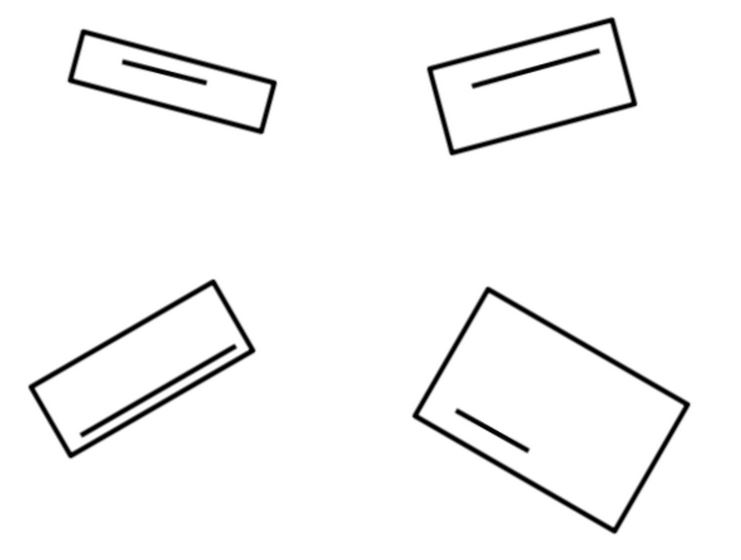
#> input picture test01.JPG, 741 x 560 px, found by its file name
$ python main.py
#> lines starting #> are read from the running program, lines starting #| are printed output that depends on the picture; after the words box and inside, x2 and y2 are one past the last pixel; in counts of white or black regions, pixels touching at a corner belong together

import math
import cv2 as cv
import numpy as np
from torch import sort

#loading image
img = cv.imread('test01.jpg')
#> img is the input picture: shape (560, 741, 3); min 0, max 255, mean 246.2
# cv.imshow('test',img)

#since there are 4 sperate rectangle i want to divide the image into four parts
#first vertically
cv.imshow('original', img)

imginverted = cv.bitwise_not(img)


height = imginverted.shape[0]
#> height = 560
width = imginverted.shape[1]
#> width = 741

# Cut the image in half
width_cutoff = width // 2
#> width_cutoff = 370
left1 = imginverted[:, :width_cutoff]
right1 = imginverted[:, width_cutoff:]
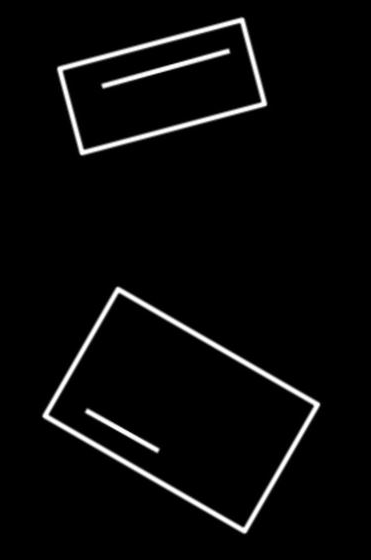
#> right1: shape (560, 371, 3); min 0, max 255, mean 9.3

# finish vertical devide image

#rotate image LEFT1 to 90 CLOCKWISE
leftimg = cv.rotate(left1, cv.ROTATE_90_CLOCKWISE)

# start vertical devide image
height = leftimg.shape[0]
#> height = 370
width = leftimg.shape[1]
#> width = 560
# Cut the image in half
width_cutoff = width // 2
#> width_cutoff = 280
l1 = leftimg[:, :width_cutoff]
l2 = leftimg[:, width_cutoff:]
# finish vertical devide image

#rotate image to 90 COUNTERCLOCKWISE
l1 = cv.rotate(l1, cv.ROTATE_90_COUNTERCLOCKWISE)
#> l1: shape (280, 370, 3)

#rotate image to 90 COUNTERCLOCKWISE
l2 = cv.rotate(l2, cv.ROTATE_90_COUNTERCLOCKWISE)
#> l2: shape (280, 370, 3)

#rotate image LEFT1 to 90 CLOCKWISE
rightimg = cv.rotate(right1, cv.ROTATE_90_CLOCKWISE)
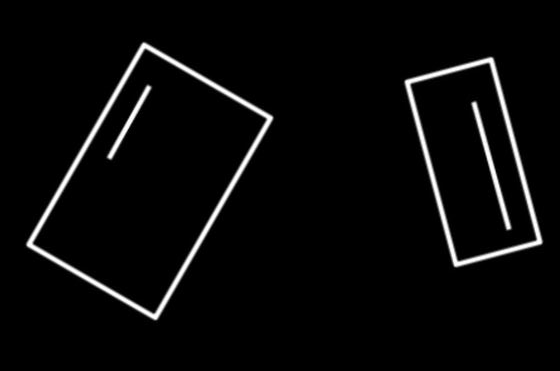
#> rightimg: shape (371, 560, 3); min 0, max 255, mean 9.3

# start vertical devide image
height = rightimg.shape[0]
#> height = 371
width = rightimg.shape[1]
# Cut the image in half
width_cutoff = width // 2
r1 = rightimg[:, :width_cutoff]
r2 = rightimg[:, width_cutoff:]
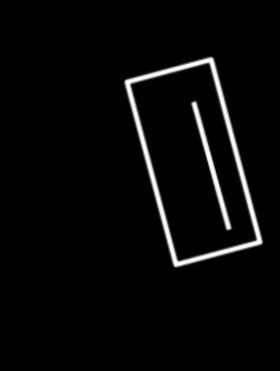
#> r2: shape (371, 280, 3); min 0, max 255, mean 8.3
# finish vertical devide image

#rotate image to 90 COUNTERCLOCKWISE
r1 = cv.rotate(r1, cv.ROTATE_90_COUNTERCLOCKWISE)
#> r1: shape (280, 371, 3)

#rotate image to 90 COUNTERCLOCKWISE
r2 = cv.rotate(r2, cv.ROTATE_90_COUNTERCLOCKWISE)
#> r2: shape (280, 371, 3)


def rotate(img, angle, rotPoint=None):
#> called with angle = -30
    (height,width) = img.shape[:2]
#> height = 280; width = 370

    if rotPoint is None:
        rotPoint = (width//2,height//2)
#> rotPoint = (185, 140)

    rotMat = cv.getRotationMatrix2D(rotPoint, angle, 1.0)
    dimensions = (width,height)
#> dimensions = (370, 280)

    return cv.warpAffine(img, rotMat, dimensions)

rotated1 = rotate(l1, -30)
rotated2= rotate(l2, 15)
rotated3 = rotate(r1, 30)
rotated4 = rotate(r2, -15)

h_img1 = cv.hconcat([rotated2, rotated4])
h_img2 = cv.hconcat([rotated1, rotated3])
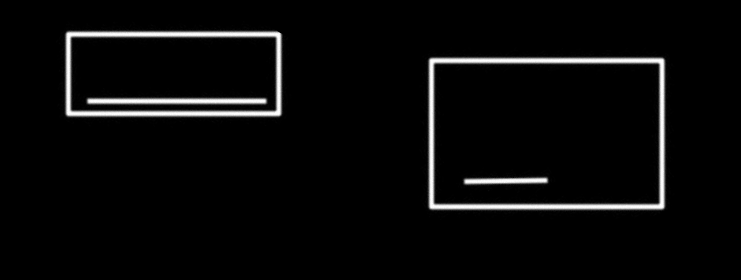
#> h_img2: shape (280, 741, 3); min 0, max 255, mean 9.8
v_img = cv.vconcat([h_img1,h_img2])

# cv.imshow('final image',cv.bitwise_not(v_img))

# Edge detection
dst = cv.Canny(cv.bitwise_not(v_img), 50, 200, None, 3)
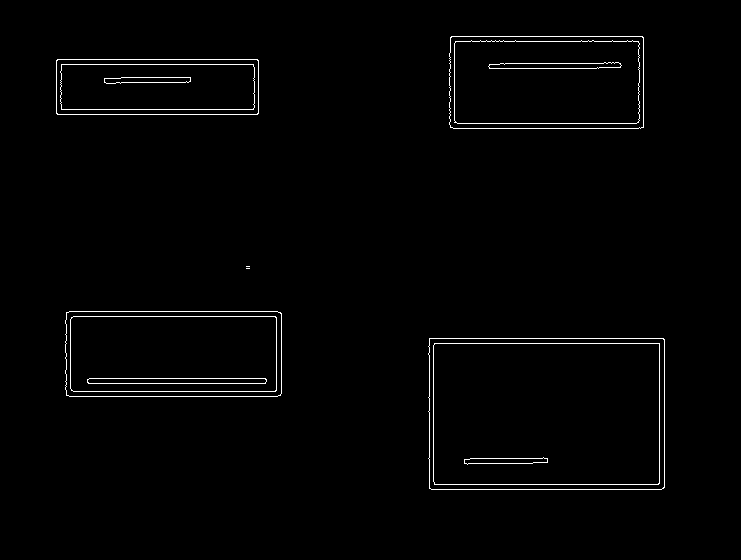
#> dst: shape (560, 741); 1.4% white in thin lines or dots, all inside (x1, y1, x2, y2) = (56, 36, 665, 490)
# cv.imshow('dst',dst)

linesP = cv.HoughLinesP(dst, 1, np.pi / 180, 10, None, 10, 5)
#> linesP = 51 rows, first 6: [69, 396, 277, 396], [429, 484, 664, 484], [429, 338, 663, 338], [73, 316, 281, 316], [89, 378, 265, 378], [56, 109, 258, 109]

# [14 lines of commented-out code are left out]
l1=[104,77,190,77]
l2=[489,63,620,63]
l3=[89,378,265,378]
l4=[464,458,547,458]

line1 = l1[2]-l1[0]
line2 = l2[2]-l2[0]
line3 = l3[2]-l3[0]
line4 = l4[2]-l4[0]

lengths = [line1,line2,line3,line4]

print(lengths)

# sort_lengths = sorted(lengths.items(), key=lambda x: x[1], reverse= True)

textpositionx = [150,550,150,550]
textpositiony = [180,180,300,300]
i=0

for length in lengths :
    cv.putText(v_img, f"{ lengths[i] }" , (textpositionx[i],textpositiony[i]), cv.QT_FONT_NORMAL, 1.0, (255,255,255), 1)
    i=i+1
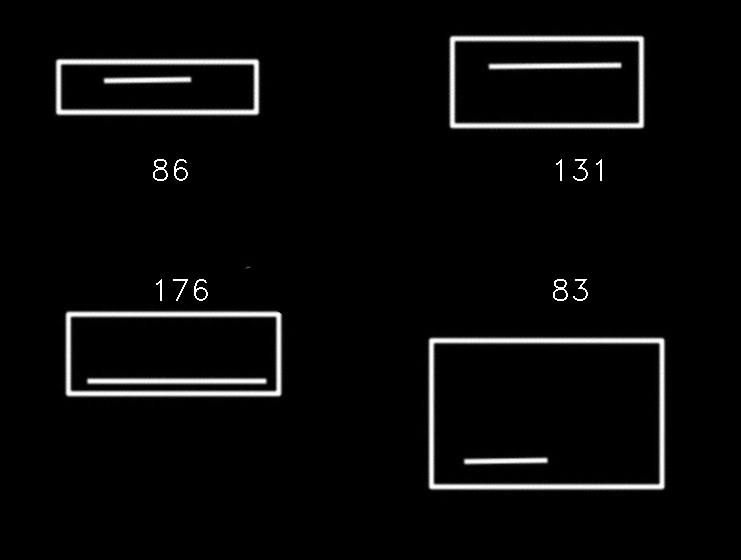
#> v_img: shape (560, 741, 3); min 0, max 255, mean 9.3
#> after the loop, i = 4
cv.imshow('lines', cv.bitwise_not(v_img))
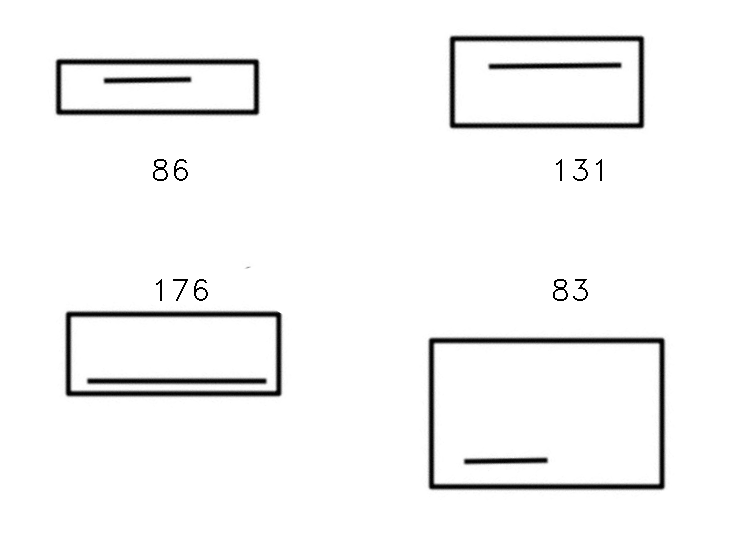
#> window 'lines': shape (560, 741, 3); min 0, max 255, mean 245.7

cv.waitKey(0)
